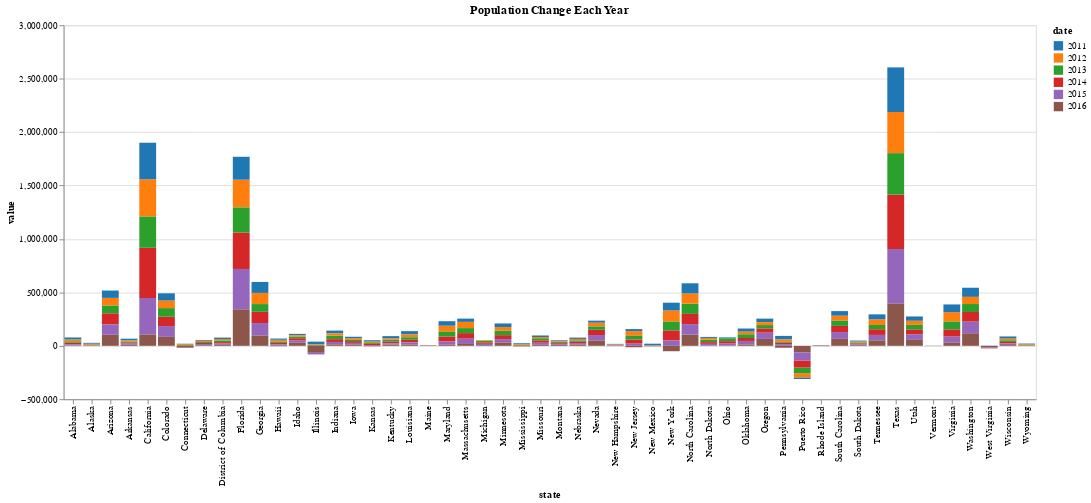

Notebook source saved alongside this figure:
### Code cell
alt.Chart(df_population_by_year_melt).mark_bar().encode(
    x='state',
    y='value',
    color=alt.Color('date:N',
        scale=alt.Scale(scheme='category10')
    )
    ).properties(
    title=['Population Change Each Year'],
    height=400
)

### Figure 1 — Vega-Lite specification as saved in the notebook (floating-point values rounded to 4 significant figures; data arrays with more than 128 entries replaced by an {"elided": "..."} marker saying what was removed)
{"config": {"view": {"continuousWidth": 300, "continuousHeight": 300}}, "data": {"name": "data-c09c53cc500938a7269663c3e4943e83"}, "mark": {"type": "bar"}, "encoding": {"color": {"field": "date", "scale": {"scheme": "category10"}, "type": "nominal"}, "x": {"field": "state", "type": "nominal"}, "y": {"field": "value", "type": "quantitative"}}, "height": 400, "title": ["Population Change Each Year"], "$schema": "https://vega.github.io/schema/vega-lite/v5.20.1.json", "datasets": {"data-c09c53cc500938a7269663c3e4943e83": {"elided": "312 records"}}}
